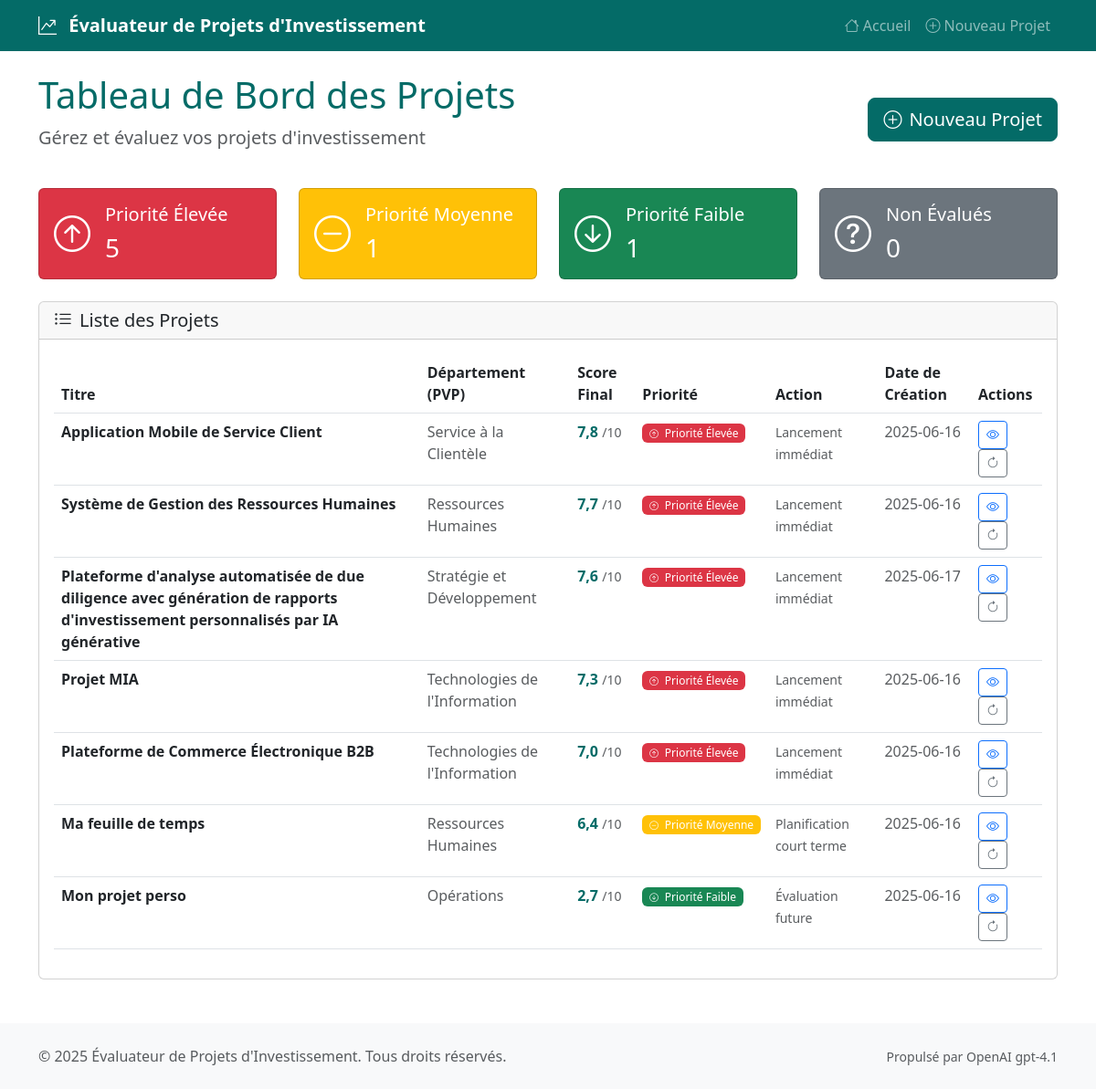
Before: / with the older database file.
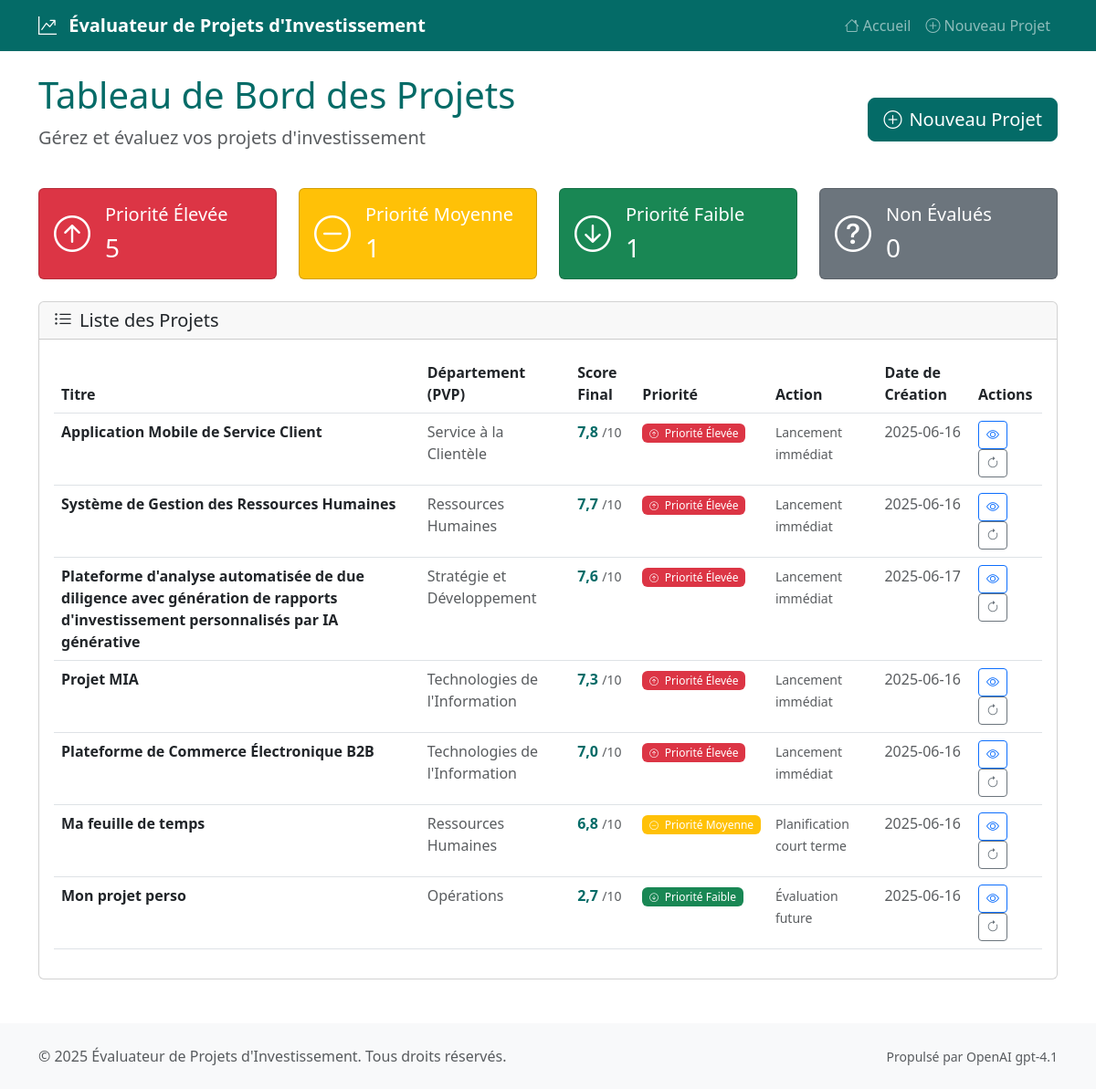
After: the same page with the newer database file.
### models.py (models this page shows, shortened)
class Project(db.Model):
    __tablename__ = 'projects'
    id = db.Column(db.Integer, primary_key=True)
    titre = db.Column(db.String(200), nullable=False)
    pvp = db.Column(db.String(100), nullable=False)
    contexte = db.Column(db.Text, nullable=False)
    objectifs = db.Column(db.Text, nullable=False)
    fonctionnalites = db.Column(db.Text, nullable=False)
    defis_techniques = db.Column(db.Text)  # AI-generated
    duree_estimee = db.Column(db.Integer)  # AI-generated, in days
    created_at = db.Column(db.DateTime, default=datetime.utcnow)
    updated_at = db.Column(db.DateTime, default=datetime.utcnow, onupdate=datetime.utcnow)
    evaluations = db.relationship('Evaluation', backref='project', lazy=True, cascade='all, delete-orphan')
    @property
    def latest_evaluation(self):
        return Evaluation.query.filter_by(project_id=self.id).order_by(Evaluation.created_at.desc()).first()
    @property
    def priority_level(self):
        eval = self.latest_evaluation
        if not eval:
            return 'non-évalué'
        if eval.score_final >= 7.0:
            return 'élevée'
        elif eval.score_final >= 4.0:
            return 'moyenne'
        else:
            return 'faible'
    @property
    def priority_badge_class(self):
        priority = self.priority_level
        if priority == 'élevée':
            return 'badge bg-danger'
        elif priority == 'moyenne':
            return 'badge bg-warning'
        elif priority == 'faible':
            return 'badge bg-success'
        else:
            return 'badge bg-secondary'
    @property
    def priority_text(self):
        priority = self.priority_level
        if priority == 'élevée':
            return 'Priorité Élevée'
        elif priority == 'moyenne':
            return 'Priorité Moyenne'
        elif priority == 'faible':
            return 'Priorité Faible'
        else:
            return 'Non Évalué'
    @property
    def action_text(self):
        priority = self.priority_level
        if priority == 'élevée':
            return 'Lancement immédiat'
        elif priority == 'moyenne':
            return 'Planification court terme'
        elif priority == 'faible':
            return 'Évaluation future'
        else:
            return 'Évaluation requise'

class Evaluation(db.Model):
    __tablename__ = 'evaluations'
    id = db.Column(db.Integer, primary_key=True)
    project_id = db.Column(db.Integer, db.ForeignKey('projects.id'), nullable=False)
    valeur_business = db.Column(db.Float, nullable=False)
    faisabilite_technique = db.Column(db.Float, nullable=False)
    effort_requis = db.Column(db.Float, nullable=False)  # Inverted: 10 = low effort
    niveau_risque = db.Column(db.Float, nullable=False)  # Inverted: 10 = low risk
    urgence = db.Column(db.Float, nullable=False)
    alignement_strategique = db.Column(db.Float, nullable=False)
    score_final = db.Column(db.Float, nullable=False)
    ai_suggestions = db.Column(db.Text)  # JSON string
    created_at = db.Column(db.DateTime, default=datetime.utcnow)

### routes/main.py (the view)
@main_bp.route('/')
def index():
    try:
        projects = db.session.query(Project).all()
        def sort_key(project):
            eval = project.latest_evaluation
            if eval:
                return (-eval.score_final, project.created_at)
            else:
                return (float('-inf'), project.created_at)
        projects.sort(key=sort_key)
        return render_template('index.html', projects=projects)
    except Exception as e:
        logger.error(f"Error in index route: {e}")
        flash('Erreur lors du chargement des projets.', 'error')
        return render_template('index.html', projects=[])

### templates/index.html (shortened to what the changed rows need)
{% extends "base.html" %}
{% block content %}
<div class="row">
    <div class="col-12">
        <div class="d-flex justify-content-between align-items-center mb-4">
            <div>
                <h1 class="display-6 text-primary">Tableau de Bord des Projets</h1>
            </div>
        </div>
        <div class="card">
            <div class="card-body">
                {% if projects %}
                    <div class="table-responsive">
                        <table class="table table-hover">
                            <thead>
                                <tr>
                                    <th>Titre</th>
                                    <th>Département (PVP)</th>
                                    <th>Score Final</th>
                                    <th>Priorité</th>
                                    <th>Action</th>
                                    <th>Date de Création</th>
                                    <th>Actions</th>
                                </tr>
                            </thead>
                            <tbody>
                                {% for project in projects %}
                                <tr class="project-row" data-href="{{ url_for('main.project_detail', id=project.id) }}" style="cursor: pointer;">
                                    <td>
                                        <strong>{{ project.titre }}</strong>
                                    </td>
                                    <td>
                                        <span class="text-muted">{{ project.pvp }}</span>
                                    </td>
                                    <td>
                                        {% if project.latest_evaluation %}
                                            <span class="fw-bold text-primary">{{ project.latest_evaluation.score_final | format_score }}</span>
                                            <small class="text-muted">/10</small>
                                        {% else %}
                                            <span class="text-muted">Non évalué</span>
                                        {% endif %}
                                    </td>
                                    <td>
                                        <span class="{{ project.priority_badge_class }}">
                                            {% if project.priority_level == 'élevée' %}
                                                <i class="bi bi-arrow-up-circle me-1"></i>
                                            {% elif project.priority_level == 'moyenne' %}
                                                <i class="bi bi-dash-circle me-1"></i>
                                            {% elif project.priority_level == 'faible' %}
                                                <i class="bi bi-arrow-down-circle me-1"></i>
                                            {% else %}
                                                <i class="bi bi-question-circle me-1"></i>
                                            {% endif %}
                                            {{ project.priority_text }}
                                        </span>
                                    </td>
                                    <td>
                                        <small class="text-muted">{{ project.action_text }}</small>
                                    </td>
                                    <td>
                                        <span class="text-muted">{{ project.created_at | format_date }}</span>
                                    </td>
                                    <td>
                                        <a href="{{ url_for('main.project_detail', id=project.id) }}"
                                           class="btn btn-sm btn-outline-primary"
                                           onclick="event.stopPropagation();">
                                            <i class="bi bi-eye"></i>
                                        </a>
                                        {% if project.latest_evaluation %}
                                            <a href="{{ url_for('main.reevaluate_project', id=project.id) }}"
                                               class="btn btn-sm btn-outline-secondary"
                                               onclick="event.stopPropagation();"
                                               title="Réévaluer le projet">
                                                <i class="bi bi-arrow-clockwise"></i>
                                            </a>
                                        {% endif %}
                                    </td>
                                </tr>
                                {% endfor %}
                            </tbody>
                        </table>
                    </div>
                {% endif %}
            </div>
        </div>
    </div>
</div>
{% endblock %}

Changed rows visible on the page:
changed Project "Ma feuille de temps": latest_evaluation.score_final "6,4" → "6,8"
